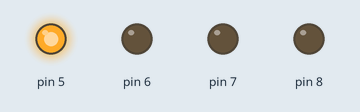
This sketch was run on a simulated Arduino Uno, built with avr-gcc and run on an emulated ATmega328P. On the bench: output pins drawn as LEDs (lit = HIGH).

Above: at 0.1 s.
At 0.9 s:
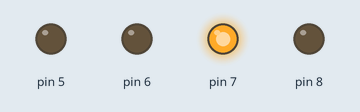
At 1.3 s:
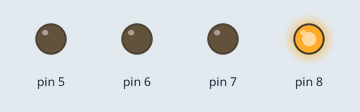
At 2.1 s:
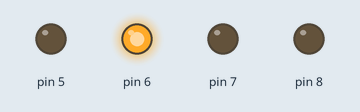
At 3.5 s:
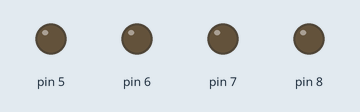
Timing chart, 0 to 3.8 s (numbered marks = the images above):
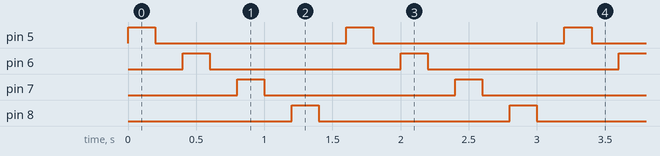

Measured:
- by itself, pin 5–8: alternates HIGH for 0.20 s and LOW for 1.4 s
- by itself, everything shown: repeats every 1.6 s, in 8 steps

The sketch:

EjercisioDos.ino
```cpp
/*Secuencia de leds. Se trata de encender y apagar 4 leds secuencialmente. Los leds
deben estar conectados a los pines 5,6,7 y 8. Se deben encender y posteriormente
apagar los leds desde el pin 5 al 8, con un tiempo de duración de encendido y
apagado de 200 milisegundos.*/
void setup(){
  for(int i = 5;i<9;i++){
    pinMode(i, OUTPUT);
  }
}

void loop(){
  for(int j = 5;j<9;j++){
    digitalWrite(j, HIGH);
    delay(200);
    digitalWrite(j, LOW);
    delay(200);
  }
}
```
